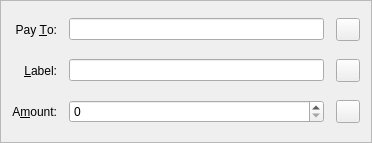
<?xml version="1.0" encoding="UTF-8"?>
<ui version="4.0">
 <class>SendCoinsEntry</class>
 <widget class="QFrame" name="SendCoinsEntry">
  <property name="geometry">
   <rect>
    <x>0</x>
    <y>0</y>
    <width>372</width>
    <height>143</height>
   </rect>
  </property>
  <property name="windowTitle">
   <string>Form</string>
  </property>
  <property name="styleSheet">
   <string notr="true"/>
  </property>
  <property name="frameShape">
   <enum>QFrame::StyledPanel</enum>
  </property>
  <property name="frameShadow">
   <enum>QFrame::Sunken</enum>
  </property>
  <layout class="QGridLayout" name="gridLayout">
   <property name="spacing">
    <number>12</number>
   </property>
   <item row="3" column="0">
    <widget class="QLabel" name="label_2">
     <property name="text">
      <string>Pay &amp;To:</string>
     </property>
     <property name="alignment">
      <set>Qt::AlignRight|Qt::AlignTrailing|Qt::AlignVCenter</set>
     </property>
     <property name="buddy">
      <cstring>payTo</cstring>
     </property>
    </widget>
   </item>
   <item row="8" column="0">
    <widget class="QLabel" name="label">
     <property name="text">
      <string>A&amp;mount:</string>
     </property>
     <property name="alignment">
      <set>Qt::AlignRight|Qt::AlignTrailing|Qt::AlignVCenter</set>
     </property>
     <property name="buddy">
      <cstring>payAmount</cstring>
     </property>
    </widget>
   </item>
   <item row="5" column="0">
    <widget class="QLabel" name="label_4">
     <property name="text">
      <string>&amp;Label:</string>
     </property>
     <property name="alignment">
      <set>Qt::AlignRight|Qt::AlignTrailing|Qt::AlignVCenter</set>
     </property>
     <property name="buddy">
      <cstring>addAsLabel</cstring>
     </property>
    </widget>
   </item>
   <item row="5" column="1">
    <layout class="QHBoxLayout" name="horizontalLayout_2">
     <item>
      <widget class="QValidatedLineEdit" name="addAsLabel">
       <property name="toolTip">
        <string>Enter a label for this address to add it to your address book</string>
       </property>
      </widget>
     </item>
     <item>
      <widget class="QToolButton" name="addressBookButton">
       <property name="toolTip">
        <string>Choose address from address book</string>
       </property>
       <property name="text">
        <string/>
       </property>
       <property name="icon">
        <iconset resource="../bitcoin.qrc">
         <normaloff>:/icons/address-book</normaloff>:/icons/address-book</iconset>
       </property>
       <property name="shortcut">
        <string>Alt+A</string>
       </property>
      </widget>
     </item>
    </layout>
   </item>
   <item row="8" column="1">
    <layout class="QHBoxLayout" name="horizontalLayout">
     <item>
      <widget class="BitcoinAmountField" name="payAmount"/>
     </item>
     <item>
      <widget class="QToolButton" name="deleteButton">
       <property name="toolTip">
        <string>Remove this recipient</string>
       </property>
       <property name="text">
        <string/>
       </property>
       <property name="icon">
        <iconset resource="../bitcoin.qrc">
         <normaloff>:/icons/remove</normaloff>:/icons/remove</iconset>
       </property>
      </widget>
     </item>
    </layout>
   </item>
   <item row="3" column="1">
    <layout class="QHBoxLayout" name="payToLayout">
     <item>
      <widget class="QValidatedLineEdit" name="payTo">
       <property name="toolTip">
        <string>The address to send the payment to (e.g. X8gZqgY4r2RoEdqYk3QsAqFckyf9pRHN6i)</string>
       </property>
       <property name="maxLength">
        <number>80</number>
       </property>
      </widget>
     </item>
     <item>
      <widget class="QToolButton" name="pasteButton">
       <property name="toolTip">
        <string>Paste address from clipboard</string>
       </property>
       <property name="text">
        <string/>
       </property>
       <property name="icon">
        <iconset resource="../bitcoin.qrc">
         <normaloff>:/icons/editpaste</normaloff>:/icons/editpaste</iconset>
       </property>
       <property name="shortcut">
        <string>Alt+P</string>
       </property>
      </widget>
     </item>
    </layout>
   </item>
  </layout>
 </widget>
 <customwidgets>
  <customwidget>
   <class>BitcoinAmountField</class>
   <extends>QSpinBox</extends>
   <header>bitcoinamountfield.h</header>
   <container>1</container>
  </customwidget>
  <customwidget>
   <class>QValidatedLineEdit</class>
   <extends>QLineEdit</extends>
   <header>qvalidatedlineedit.h</header>
  </customwidget>
 </customwidgets>
 <resources>
  <include location="../bitcoin.qrc"/>
 </resources>
 <connections/>
</ui>
